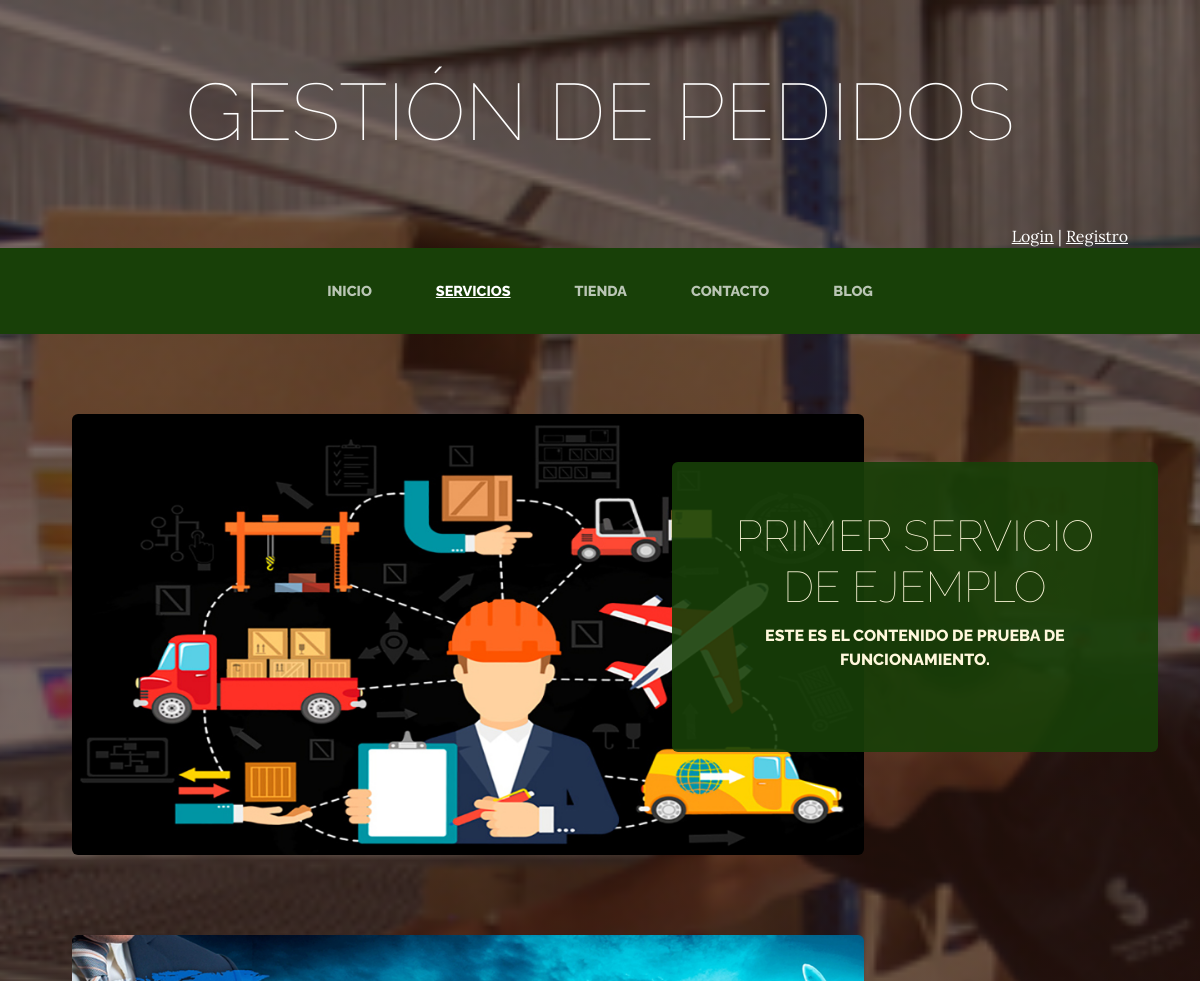
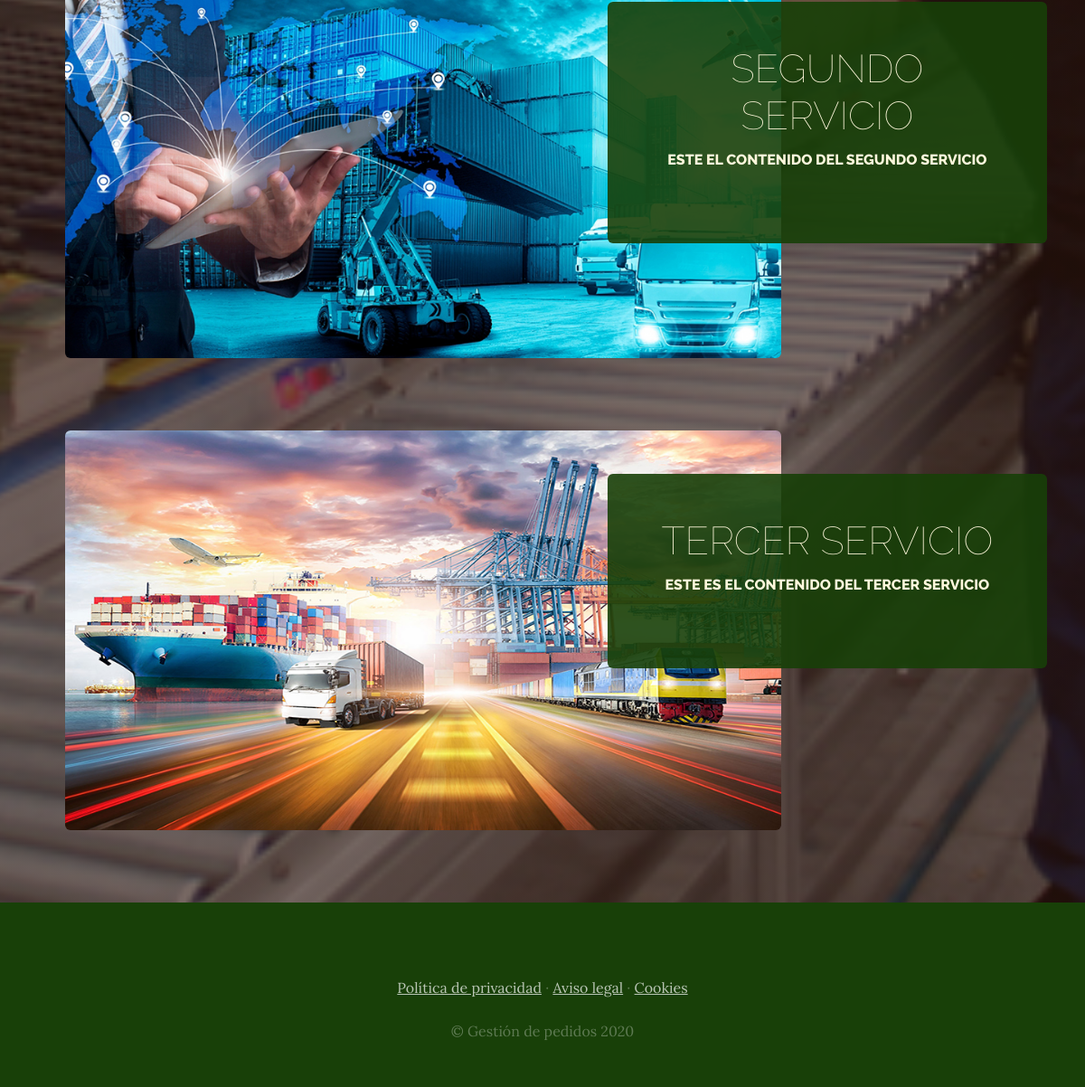
The app's page /servicios/ with its own data (2 pictures, top to bottom).
### servicios/models.py (models this page shows, shortened)
class Servicio(models.Model):
    titulo=models.CharField(max_length=50)
    contenido=models.CharField(max_length=50)
    imagen=models.ImageField(upload_to='servicios')
    created=models.DateTimeField(auto_now_add=True, verbose_name='Fecha creación')
    updated=models.DateTimeField(auto_now_add=True,verbose_name='Fecha modificación')
    class Meta:
        verbose_name='servicio'
        verbose_name_plural='servicios'

### servicios/views.py (the view)
# urls.py: path('servicios/', include('servicios.urls')),
def servicios(request):
    servicios=Servicio.objects.all()
    return render(request,"servicios/servicios.html",{"servicios": servicios})

### carro/context_processor.py (called while the page is built)
def importe_total_carro(request):
    total=0
    """session=request.session
    carro=session.get("carro")
    if not carro:
        carro=request.session["carro"]={}"""
    if request.user.is_authenticated:
        for key, value in request.session["carro"].items():
            total=total+float(value["precio"])
            total=round(total,2)
    return {"importe_total_carro":total}

### servicios/templates/servicios/servicios.html
{% extends "ProyectowebApp/base.html" %}
{%load static %}
{% block content %}
{% for servicio in servicios %}
<section class="page-section clearfix">
    <div class="container">
      <div class="intro">
        <img class="intro-img img-fluid mb-3 mb-lg-0 rounded" src="{{servicio.imagen.url}}" alt="">
        <div class="intro-text left-0 text-center bg-faded p-5 rounded">
          <h2 class="section-heading mb-4" >
            <span class="section-heading-lower">{{servicio.titulo}}</span>
            <span class="section-heading-upper">{{servicio.contenido}}</span>
          </h2>
        </div>
      </div>
    </div>
  </section>
{% endfor %}
{% endblock %}

### ProyectowebApp/static/ProyectowebApp/css/alonso.css (style rules this page uses)
@media (min-width: 992px) { .container { max-width: 90%; } }

### ProyectowebApp/static/ProyectowebApp/css/gestion.css (style rules this page uses)
body { font-family: 'Lora'; background: linear-gradient(rgba(47, 23, 15, 0.65), rgba(47, 23, 15, 0.65)), url("../img/bg_main.jpg"); background-attachment: fixed; background-position: center; background-size: cover; }
h1, h2, h3, h4, h5, h6 { font-family: 'Raleway'; }
.page-section { margin-top: 5rem; margin-bottom: 5rem; }
.section-heading { text-transform: uppercase; }
.section-heading .section-heading-upper { display: block; font-size: 1rem; font-weight: 800; padding-bottom:.5rem; padding-top:.7rem; line-height: 1.5rem; }
.section-heading .section-heading-lower { display: block; font-size: 2.7rem; font-weight: 100; }
.bg-faded { background-color: rgba(255, 255, 255, 0.85); }
.intro { position: relative; }
@media (min-width: 992px) { .intro .intro-img { max-width: 90%; float: left; } }
@media (min-width: 992px) { .intro .intro-text { left: 350; width: 60%; margin-top: 3rem; background-color: rgba(24, 64, 8,.9); color: cornsilk; position: absolute; } }
@media (min-width: 1200px) { .intro .intro-text { left:600; width:46%; } }
@media (min-width: 1200px) { .intro .intro-img { max-width: 75%; } }

### records on screen
Servicio: imagen (picture), titulo "PRIMER SERVICIO DE EJEMPLO", contenido "ESTE ES EL CONTENIDO DE PRUEBA DE FUNCIONAMIENTO."
Servicio: imagen (picture), titulo "SEGUNDO SERVICIO", contenido "ESTE EL CONTENIDO DEL SEGUNDO SERVICIO"
Servicio: imagen (picture), titulo "TERCER SERVICIO", contenido "ESTE ES EL CONTENIDO DEL TERCER SERVICIO"
